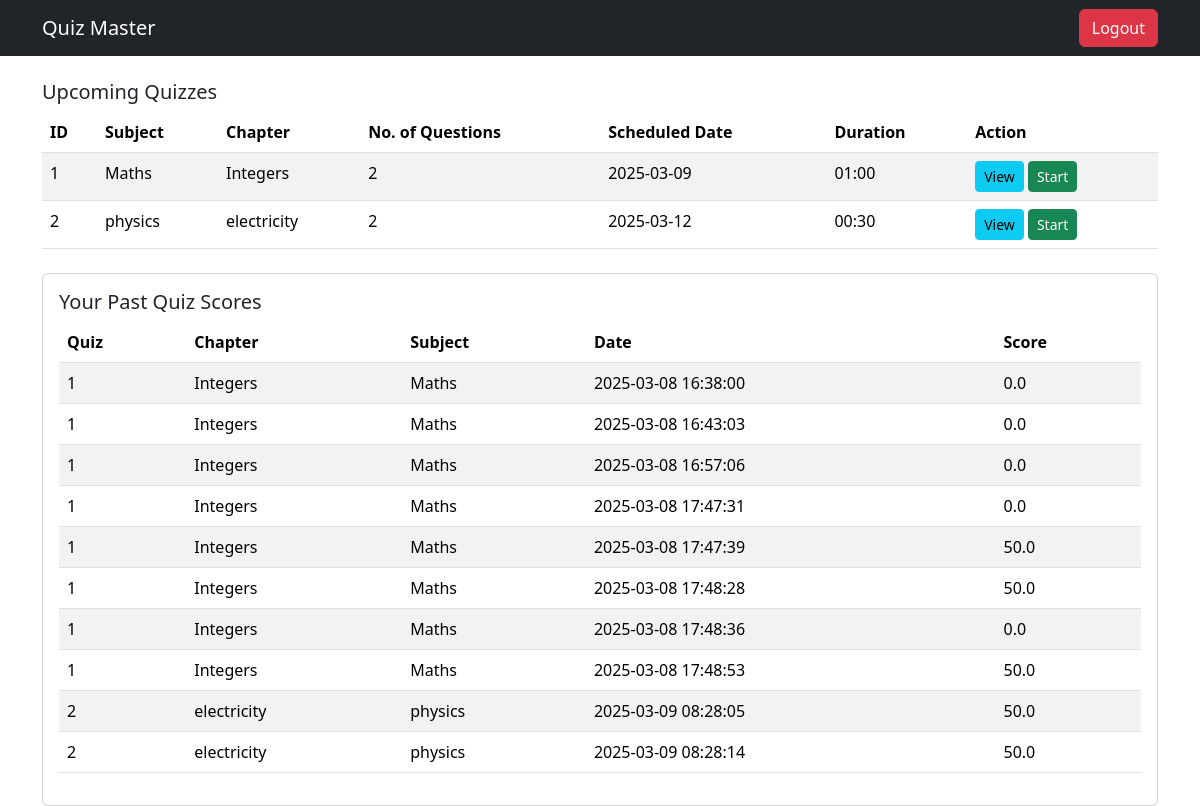
The app's page /user_dashboard (signed in), older data.
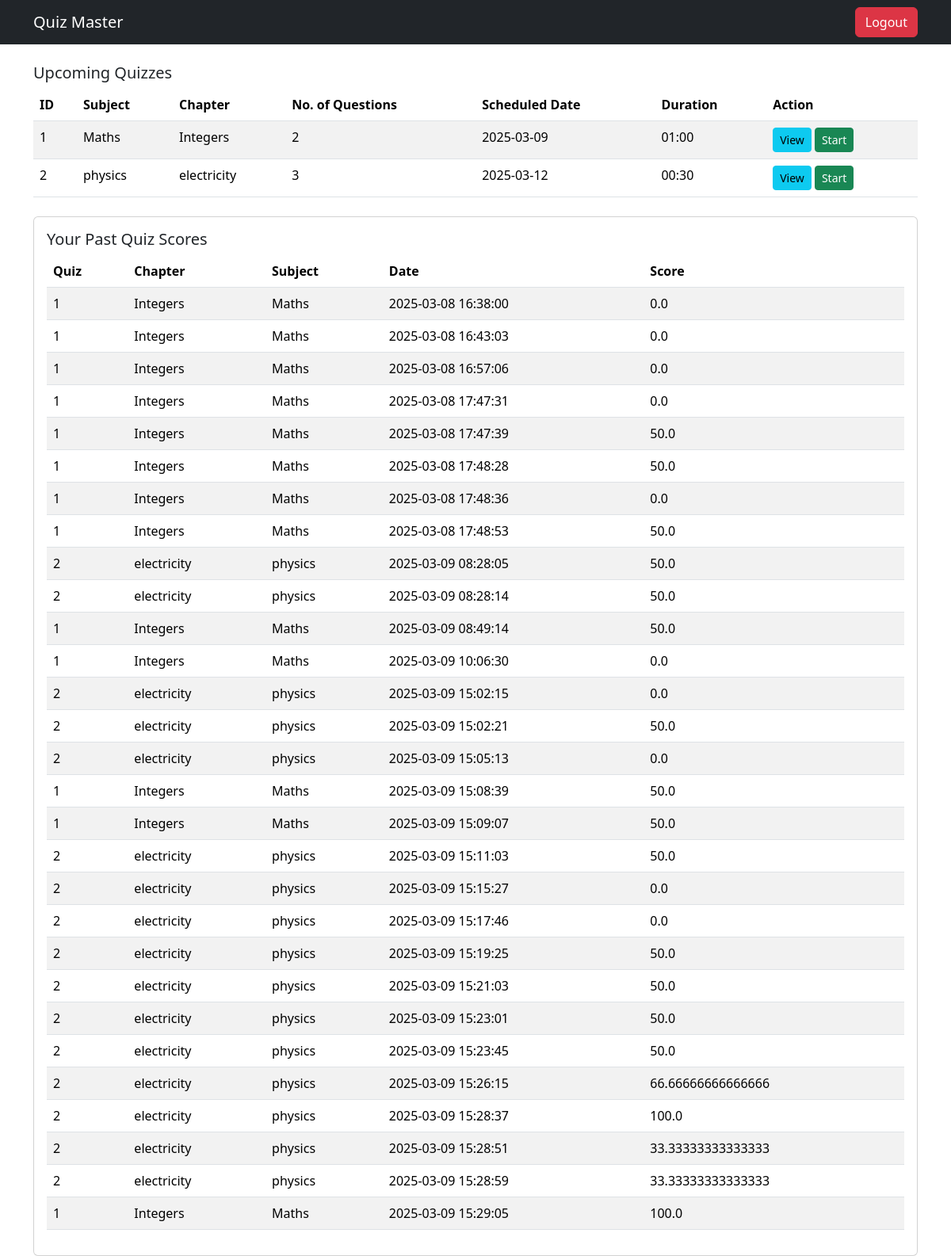
The same page, newer data.
### app.py (models this page shows)
class Quiz(db.Model):
    __tablename__ = 'quiz'
    QuizID = db.Column(db.Integer, primary_key=True, autoincrement=True)
    Date_of_quiz = db.Column(db.Date, nullable=False)
    Time_duration = db.Column(db.String(5), nullable=False)  # Stores "HH:MM"
    Remarks = db.Column(db.String(500))
    ChapterID = db.Column(db.Integer, db.ForeignKey('chapter.ChapterID'), nullable=False)
    QuestionsR = db.relationship('Questions', backref='quiz', lazy=True)

class Subject(db.Model):
    __tablename__ = 'subject'
    SubjectID = db.Column(db.Integer, primary_key=True, autoincrement=True)
    Subjectname = db.Column(db.String(500), nullable=False)
    Description = db.Column(db.String(500), nullable=False)

class Chapter(db.Model):
    __tablename__ = 'chapter'
    ChapterID = db.Column(db.Integer, primary_key=True, autoincrement=True)
    Chaptername = db.Column(db.String(500), nullable=False)
    Description = db.Column(db.String(500), nullable=False)
    QuizR = db.relationship('Quiz', backref='chapter', lazy=True)
    SubjectID = db.Column(db.Integer, db.ForeignKey('subject.SubjectID'), nullable=False)
    subject = db.relationship('Subject', backref='chapters')

class Score(db.Model):
    __tablename__ = 'score'
    ScoreID = db.Column(db.Integer, primary_key=True, autoincrement=True)
    QuizID = db.Column(db.Integer, db.ForeignKey('quiz.QuizID'), nullable=False)
    UserID = db.Column(db.Integer, db.ForeignKey('user.UserID'), nullable=False)
    TimeStamp = db.Column(db.DateTime, default=db.func.current_timestamp())  # Auto-fills time of attempt
    TotalScore = db.Column(db.Float, nullable=False)
    user = db.relationship('User', backref='scores')
    quiz = db.relationship('Quiz', backref='scores')

### app.py (the view)
@app.route('/user_dashboard')
def user_dashboard():
    if 'user_id' not in session or session['role'] != 'user':
        flash("Unauthorized Access!", "danger")
        return redirect(url_for("home"))
    user = User.query.get(session['user_id'])
    subjects = Subject.query.all()
    upcoming_quizzes = []
    for subject in subjects:
        chapters = Chapter.query.filter_by(SubjectID=subject.SubjectID).all()
        for chapter in chapters:
            quizzes = Quiz.query.filter_by(ChapterID=chapter.ChapterID).all()
            for quiz in quizzes:
                upcoming_quizzes.append({
                    'quiz': quiz,
                    'chapter': chapter,
                    'subject': subject
                })
    scores = Score.query.filter_by(UserID=user.UserID).all()
    return render_template(
        "user_dashboard.html",
        user=user,
        upcoming_quizzes=upcoming_quizzes,
        scores=scores
    )

### templates/user_dashboard.html (shortened to what this page needs)
<!DOCTYPE html>
<html lang="en">
<head>
    <link href="https://cdn.jsdelivr.net/npm/bootstrap@5.3.2/dist/css/bootstrap.min.css" rel="stylesheet">
</head>
<body>
    <nav class="navbar navbar-expand-lg navbar-dark bg-dark">
        <div class="container">
            <a class="navbar-brand" href="#">Quiz Master</a>
            <div class="collapse navbar-collapse justify-content-end" id="navbarNav">
                <a href="{{ url_for('logout') }}" class="btn btn-danger">Logout</a>
            </div>
        </div>
    </nav>
<div class="container mt-4">
    <h5>Upcoming Quizzes</h5>
    {% if upcoming_quizzes %}
    <table class="table table-striped">
        <thead>
            <tr>
                <th>ID</th>
                <th>Subject</th>
                <th>Chapter</th>
                <th>No. of Questions</th>
                <th>Scheduled Date</th>
                <th>Duration</th>
                <th>Action</th>
            </tr>
        </thead>
        <tbody>
            {% for data in upcoming_quizzes %}
            <tr>
                <td>{{ data.quiz.QuizID }}</td>
                <td>{{ data.subject.Subjectname }}</td>
                <td>{{ data.chapter.Chaptername }}</td>
                <td>{{ data.quiz.QuestionsR|length }}</td>
                <td>{{ data.quiz.Date_of_quiz }}</td>
                <td>{{ data.quiz.Time_duration }}</td>
                <td>
                    <button class="btn btn-info btn-sm" data-bs-toggle="modal" data-bs-target="#viewQuiz{{ data.quiz.QuizID }}">View</button>
                    <a href="{{ url_for('start_quiz', quiz_id=data.quiz.QuizID) }}" class="btn btn-success btn-sm">Start</a>
                </td>
            </tr>
            {% endfor %}
        </tbody>
    </table>
    {% else %}
    <p>No upcoming quizzes available.</p>
    {% endif %}
</div>
<div class="container mt-4">
    <div class="card">
        <div class="card-body">
            <h5 class="card-title">Your Past Quiz Scores</h5>
            {% if scores %}
            <table class="table table-striped">
                <thead>
                    <tr>
                        <th>Quiz</th>
                        <th>Chapter</th>
                        <th>Subject</th>
                        <th>Date</th>
                        <th>Score</th>
                    </tr>
                </thead>
                <tbody>
                    {% for score in scores %}
                    <tr>
                        <td>{{ score.quiz.QuizID }}</td>
                        <td>{{ score.quiz.chapter.Chaptername }}</td>
                        <td>{{ score.quiz.chapter.subject.Subjectname }}</td>
                        <td>{{ score.TimeStamp }}</td>
                        <td>{{ score.TotalScore }}</td>
                    </tr>
                    {% endfor %}
                </tbody>
            </table>
            {% else %}
            <p>No quiz attempts found.</p>
            {% endif %}
        </div>
    </div>
</div>
</body>
</html>

Row changes from the older to the newer data that the page shows:
added Score: quiz.QuizID "1", quiz.chapter.Chaptername "Integers", quiz.chapter.subject.Subjectname "Maths", TimeStamp "2025-03-09 08:49:14", TotalScore "50.0"
added Score: quiz.QuizID "1", quiz.chapter.Chaptername "Integers", quiz.chapter.subject.Subjectname "Maths", TimeStamp "2025-03-09 10:06:30", TotalScore "0.0"
added Score: quiz.QuizID "2", quiz.chapter.Chaptername "electricity", quiz.chapter.subject.Subjectname "physics", TimeStamp "2025-03-09 15:02:15", TotalScore "0.0"
added Score: quiz.QuizID "2", quiz.chapter.Chaptername "electricity", quiz.chapter.subject.Subjectname "physics", TimeStamp "2025-03-09 15:02:21", TotalScore "50.0"
added Score: quiz.QuizID "2", quiz.chapter.Chaptername "electricity", quiz.chapter.subject.Subjectname "physics", TimeStamp "2025-03-09 15:05:13", TotalScore "0.0"
added Score: quiz.QuizID "1", quiz.chapter.Chaptername "Integers", quiz.chapter.subject.Subjectname "Maths", TimeStamp "2025-03-09 15:08:39", TotalScore "50.0"
added Score: quiz.QuizID "1", quiz.chapter.Chaptername "Integers", quiz.chapter.subject.Subjectname "Maths", TimeStamp "2025-03-09 15:09:07", TotalScore "50.0"
added Score: quiz.QuizID "2", quiz.chapter.Chaptername "electricity", quiz.chapter.subject.Subjectname "physics", TimeStamp "2025-03-09 15:11:03", TotalScore "50.0"
added Score: quiz.QuizID "2", quiz.chapter.Chaptername "electricity", quiz.chapter.subject.Subjectname "physics", TimeStamp "2025-03-09 15:15:27", TotalScore "0.0"
added Score: quiz.QuizID "2", quiz.chapter.Chaptername "electricity", quiz.chapter.subject.Subjectname "physics", TimeStamp "2025-03-09 15:17:46", TotalScore "0.0"
added Score: quiz.QuizID "2", quiz.chapter.Chaptername "electricity", quiz.chapter.subject.Subjectname "physics", TimeStamp "2025-03-09 15:19:25", TotalScore "50.0"
added Score: quiz.QuizID "2", quiz.chapter.Chaptername "electricity", quiz.chapter.subject.Subjectname "physics", TimeStamp "2025-03-09 15:21:03", TotalScore "50.0"
added Score: quiz.QuizID "2", quiz.chapter.Chaptername "electricity", quiz.chapter.subject.Subjectname "physics", TimeStamp "2025-03-09 15:23:01", TotalScore "50.0"
added Score: quiz.QuizID "2", quiz.chapter.Chaptername "electricity", quiz.chapter.subject.Subjectname "physics", TimeStamp "2025-03-09 15:23:45", TotalScore "50.0"
added Score: quiz.QuizID "2", quiz.chapter.Chaptername "electricity", quiz.chapter.subject.Subjectname "physics", TimeStamp "2025-03-09 15:26:15", TotalScore "66.66666666666666"
added Score: quiz.QuizID "2", quiz.chapter.Chaptername "electricity", quiz.chapter.subject.Subjectname "physics", TimeStamp "2025-03-09 15:28:37", TotalScore "100.0"
added Score: quiz.QuizID "2", quiz.chapter.Chaptername "electricity", quiz.chapter.subject.Subjectname "physics", TimeStamp "2025-03-09 15:28:51", TotalScore "33.33333333333333"
added Score: quiz.QuizID "2", quiz.chapter.Chaptername "electricity", quiz.chapter.subject.Subjectname "physics", TimeStamp "2025-03-09 15:28:59", TotalScore "33.33333333333333"
added Score: quiz.QuizID "1", quiz.chapter.Chaptername "Integers", quiz.chapter.subject.Subjectname "Maths", TimeStamp "2025-03-09 15:29:05", TotalScore "100.0"
Text that changed along with them:
new list line: "2 2025-03-12 00:30"
new list line: "physics"
new list line: "electricity"
new list line: "3 View Start"
list line gone: "2 2025-03-12 00:30"
list line gone: "physics"
list line gone: "electricity"
list line gone: "2 View Start"
